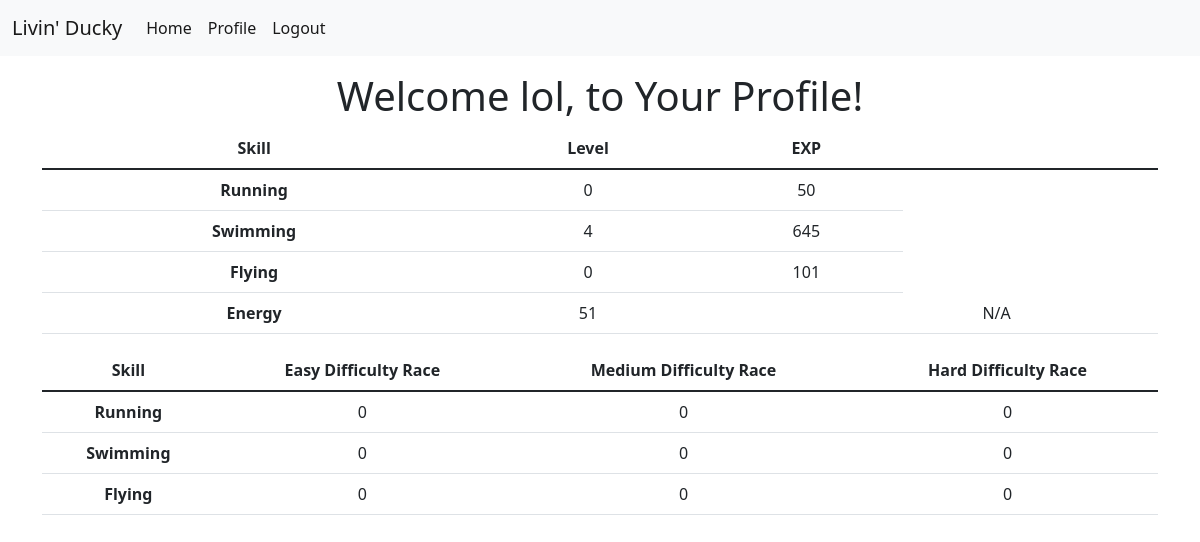
The app's page /profile (signed in), older data.
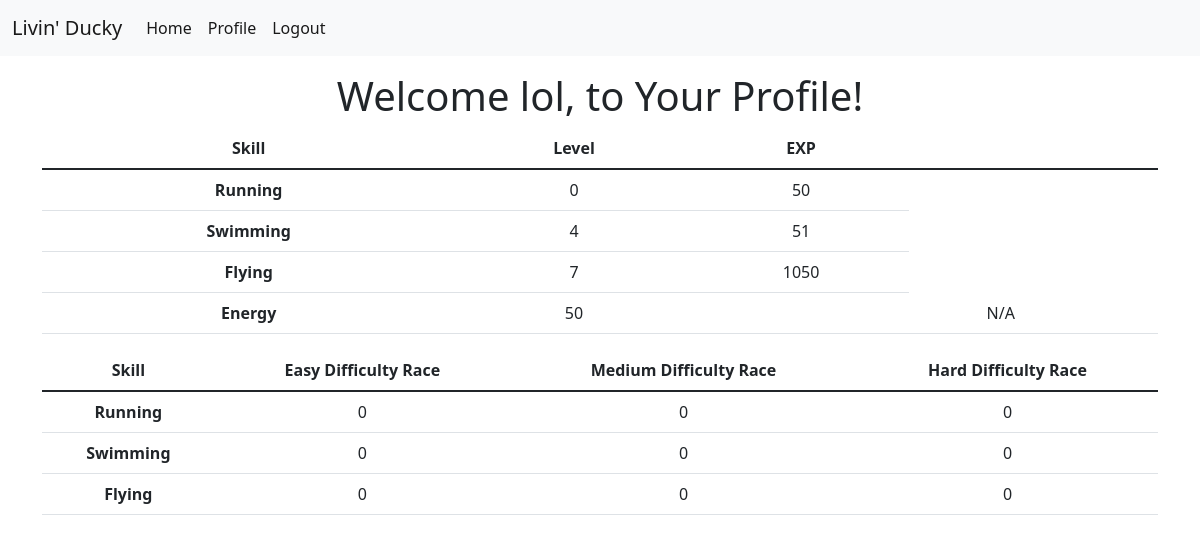
The same page, newer data.
### tables this page shows
CREATE TABLE ducks(
    username TEXT NOT NULL,
    duckName TEXT NOT NULL,
    runLvl INTEGER,
    swimLvl INTEGER,
    flyLvl INTEGER,
    stamina INTEGER,
    runProg INTEGER,
    swimProg INTEGER,
    flyProg INTEGER,
    run1 INTEGER,
    run2 INTEGER,
    run3 INTEGER,
    swim1 INTEGER,
    swim2 INTEGER,
    swim3 INTEGER,
    fly1 INTEGER,
    fly2 INTEGER,
    fly3 INTEGER,
    cosmetics TEXT NOT NULL);

### __init__.py (the view)
@app.route("/profile", methods=['GET', 'POST'])
def profile():
    if (session.get("username") != None):
        db = sqlite3.connect("users.db")
        c = db.cursor()
        c.execute("SELECT * FROM ducks WHERE username=?", (session.get("username"),))
        profileinfo = c.fetchall()[0]
        return render_template("profile.html", user =session['username'],
        running_level=profileinfo[2], running_progress=profileinfo[6],
        swimming_level=profileinfo[3], swimming_progress=profileinfo[7],
        flying_level=profileinfo[4], flying_progress=profileinfo[8],
        energy=profileinfo[5], energy_progress="N/A",
        running_easy=profileinfo[9], running_med=profileinfo[10], running_hard=profileinfo[11],
        swimming_easy=profileinfo[12], swimming_med=profileinfo[13], swimming_hard=profileinfo[14],
        flying_easy=profileinfo[15], flying_med=profileinfo[16], flying_hard=profileinfo[17])
    else:
        return redirect("/login")

### templates/profile.html (shortened to what this page needs)
{% extends "base.html" %}
{% block body %}
  <br><br><br>
  <h1>Welcome {{user}}, to Your Profile!</h1>
  <div class="container justify-content-center">
    <table class="table">
      <thead>
        <tr>
          <th scope="col">Skill</th>
          <th scope="col">Level</th>
          <th scope="col">EXP</th>
        </tr>
      </thead>
      <tbody>
        <tr>
          <th scope="row">Running</th>
          <td>{{running_level}}</td>
          <td>{{running_progress}}</td>
        </tr>
        <tr>
          <th scope="row">Swimming</th>
          <td>{{swimming_level}}</td>
          <td>{{swimming_progress}}</td>
        </tr>
        <tr>
          <th scope="row">Flying</th>
          <td>{{flying_level}}</td>
          <td>{{flying_progress}}</td>
        </tr>
        <tr>
          <th scope="row">Energy</th>
          <td>{{energy}}<td>
          <td>{{energy_progress}}<td>
        </tr>
      </tbody>
    </table>
    <table class="table">
      <thead>
        <tr>
          <th scope="col">Skill</th>
          <th scope="col">Easy Difficulty Race</th>
          <th scope="col">Medium Difficulty Race</th>
          <th scope="col">Hard Difficulty Race</th>
        </tr>
      </thead>
      <tbody>
        <tr>
          <th scope="row">Running</th>
          <td>{{running_easy}}</td>
          <td>{{running_med}}</td>
          <td>{{running_hard}}</td>
        </tr>
        <tr>
          <th scope="row">Swimming</th>
          <td>{{swimming_easy}}</td>
          <td>{{swimming_med}}</td>
          <td>{{swimming_hard}}</td>
        </tr>
        <tr>
          <th scope="row">Flying</th>
          <td>{{flying_easy}}</td>
          <td>{{flying_med}}</td>
          <td>{{flying_hard}}</td>
        </tr>
      </tbody>
    </table>
  </div>
{% endblock %}

### templates/base.html (shortened to what this page needs)
<!DOCTYPE html>
<html>
    <head>
        <link href="https://cdn.jsdelivr.net/npm/bootstrap@5.1.3/dist/css/bootstrap.min.css" rel="stylesheet">
        <link rel="stylesheet"
              type="text/css"
              href="../static/css/style.css">
    </head>
    <body>
      <nav class="navbar navbar-expand fixed-top navbar-light bg-light">
        <div class="container-fluid">
            <a class="navbar-brand" href="/">Livin' Ducky</a>
            <div class="collapse navbar-collapse" id="navbarSupportedContent">
              <ul class="navbar-nav">
                <li class="nav-item">
                  <a class="nav-link active" aria-current="page" href="/game">Home</a>
                </li>
                <li class="nav-item">
                  <a class="nav-link active" aria-current="page" href="/profile">Profile</a>
                </li>
                {% if session['username'] %}
                <li class="nav-item">
                  <a class="nav-link active" aria-current="page" href="/logout">Logout</a>
                </li>
                {% endif %}
            </div>
        </div>
      </nav>
       {% block body %} {% endblock %}
    </body>
</html>

### templates/profile.html (style rules this page uses)
body { text-align: center }

Row changes from the older to the newer data that the page shows:
changed ducks "lol": flyProg (not shown) → "1050"; swimProg "645" → (not shown)
Text that changed along with them:
{{ swimming_progress }}: (not shown) → "51"
{{ flying_level }}: "0" → "7"
{{ energy }}: "51" → "50"
{{ flying_progress }}: "101" → (not shown)
